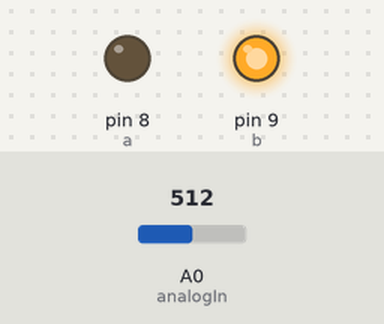
Recording of a sketch running on a simulated Arduino Uno, built with avr-gcc and run on an emulated ATmega328P. On the bench: output pins drawn as LEDs (lit = HIGH). The inputs (shaded band) are chosen by the test bench; at power-on: A0 (analogIn) = 512. What the sketch prints to the serial monitor is not drawn.

Above: at 0.1 s.
Timing chart, 0 to 1.6 s (numbered marks = the images above):
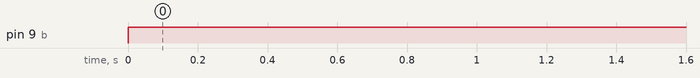

Measured:
- by itself, pin 9 (b): LOW → HIGH at 0.00 s

The sketch:

Amps.ino
```cpp
extern volatile unsigned long timer0_millis;
unsigned long timeVal = 0; //현재시간값 저장변수
unsigned long previousVal = 0; //이전시간값 저장변수

const int analogIn = A0; //아날로그 입력 PIN
int mVperAmp = 66; // 아날로그 입력 mV당 전류 값
// 5A 짜리는 185
// 20A 짜리는 100
// 30A 짜리는 66
int RawValue = 0;  // 아날로그 값 저장 변수
int ACSoffset = 2500; // 기준 값 0A일때 아날로그 값은 2500 이다.
double Voltage = 0;   // 계산된 아날로그 값
double Amps = 0;      // 실제 측정된 전류 값

int a = 8;
int b = 9;

void setup() {
  //모니터 프로그램용
  Serial.begin(9600);
  pinMode(a, OUTPUT);
  pinMode(b, OUTPUT);
}

void loop() {
  //아날로그 값 읽기
  RawValue = analogRead(analogIn);
  //아날로그 값 0 ~ 1024을 전앖 0(0V) ~ 5000(5V)으로 변경(계산을 쉽게 하기 위해)
  Voltage = (RawValue / 1024.0) * 5000; // Gets you mV
  //전류값 계산
  //측정된 전압을 0A기준으로 뺀다음 mV당 전류값으로 나누면 끝!
  Amps = ((Voltage - ACSoffset) / mVperAmp);


  analogWrite(a, 100);
  analogWrite(b, 255);

  if (Amps <= 0) {
    Amps = 0.0;

  }

  timeVal = millis();
  if (timeVal - previousVal >= 3000) {
    //값 출력
    // 아날로그 값
    Serial.print("Raw Value = " ); // shows pre-scaled value
    Serial.print(RawValue);

    // 아날로그 값을 전압으로 변경된 값
    Serial.print("\t mV = "); // shows the voltage measured
    Serial.print(Voltage, 3); // the '3' after voltage allows you to display 3 digits after decimal point

    //측정된 전류 값
    Serial.print("\t Amps = "); // shows the voltage measured
    Serial.println(Amps, 3); // the '3' after voltage allows you to display 3 digits after decimal point
    //2.5초 후 다시 읽기
    previousVal = timeVal;

  }

}
```
